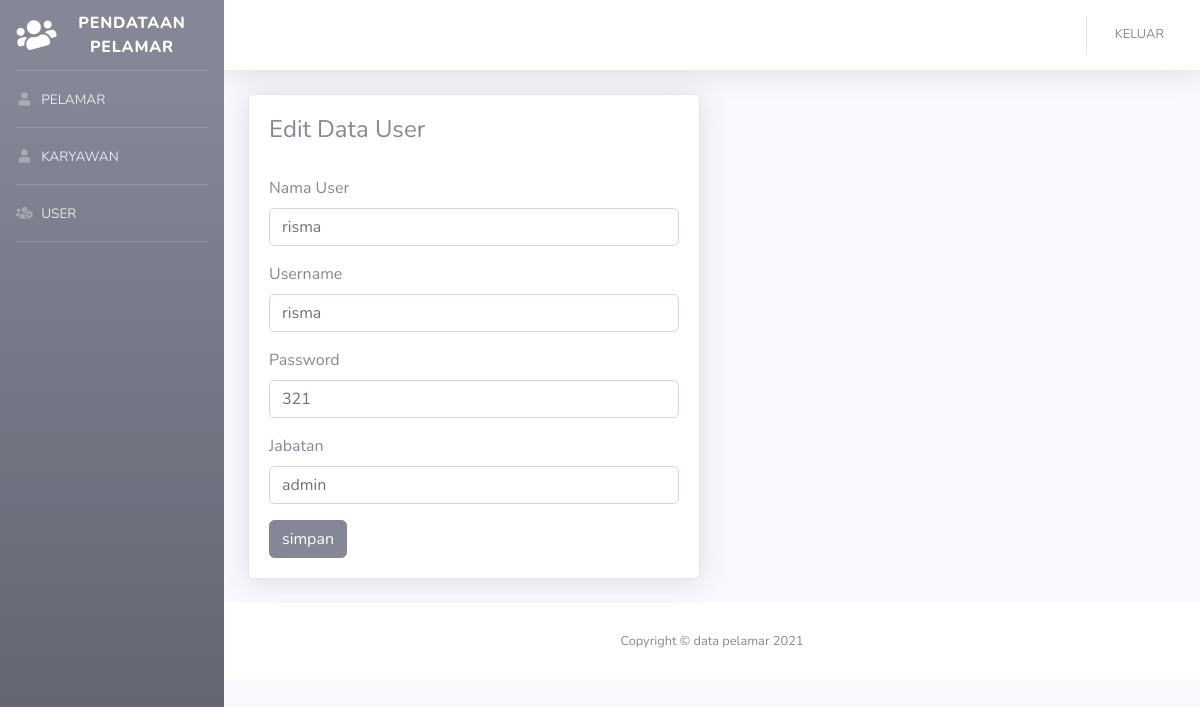
The app's page /User/edit_u/7 with its own data.
### tables this page shows
CREATE TABLE `tbl_user` (
  `id` int(8) NOT NULL,
  `nama_user` varchar(50) NOT NULL,
  `username` varchar(50) NOT NULL,
  `password` varchar(50) NOT NULL,
  `level` enum('admin','user') NOT NULL
);

### application/controllers/User.php (called while the page is built, shortened)
<?php
class User extends CI_Controller {
    function __construct()
    {
        $this->load->model('User_model', 'um');
    }
    function edit_u($id)
    {
        $data['edit_u']=$this->um->edit_u($id);
        $this->load->view('template/header');
        $this->load->view('admin/edit_u',$data);
        $this->load->view('template/footer');
    }
}

### index.php (called while the page is built, shortened)
<?php
require_once BASEPATH.'core/CodeIgniter.php';

### application/models/User_model.php (called while the page is built, shortened)
<?php
class User_model extends CI_Model {
    function edit_u($id)
    {
        return $this->db->get_where('tbl_user', array('id' => $id))->result();
    }
}

### application/views/admin/edit_u.php (the view, shortened to what this page needs)
<!DOCTYPE html>
<html lang="en">
<head>
</head>
<body>
<div class="container-fluid">
    <div class="row">
        <div class="col-lg-6">
            <div class="card shadow mb-4">
                <div class="card-body">
                    <div class="table-responsive">
                        <h4>Edit Data User</h4>
                        <br>
                        <?php
                               foreach($edit_u as $um):
                                $id = $um->id;
                                endforeach ;
                        ?>
                        <form action="<?=base_url('User/simpat_edit') ?>" method="post">
                            <div class="form-group">
                                <label for="name">Nama User</label>
                                <input type="text" class="form-control" id="nama_user" name="nama_user" value="<?=$um->nama_user ?>">
                            </div>
                            <div class="form-group">
                                <label for="name">Username</label>
                                <input type="text" class="form-control" id="username" name="username" value="<?=$um->username ?>">
                            </div>
                            <div class="form-group">
                                <label for="name">Password</label>
                                <input type="text" class="form-control" id="password" name="password" value="<?=$um->password ?>">
                            </div>
                            <div class="form-group">
                                <label for="name">Jabatan</label>
                                <input type="text" class="form-control" id="level" name="level" value="<?=$um->level ?>">
                            </div>
                            <button type="submit" class="btn btn-secondary">simpan</button>
                            </form>
                    </div>
                </div>
            </div>
        </div>
    </div>
</div>
</body>
</html>

### records on screen
tbl_user: nama_user "risma", username "risma", password "321", level "admin"
